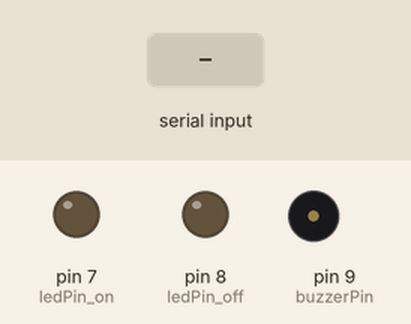
A sketch run on a simulated Arduino Uno, built with avr-gcc and run on an emulated ATmega328P. On the bench: output pins drawn as LEDs (lit = HIGH), buzzer (waves = sounding, pin HIGH). Dashed ring = blinking. The inputs (shaded band) are chosen by the test bench.

Above: at 1.2 s.
1.3 s: "Acesso_negado\n" received over Serial
At 1.52 s:
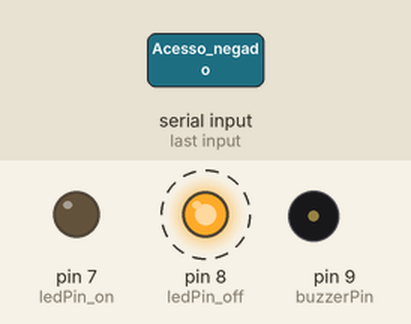
4.3 s: "Acesso_permitido\n" received over Serial
At 4.7 s:
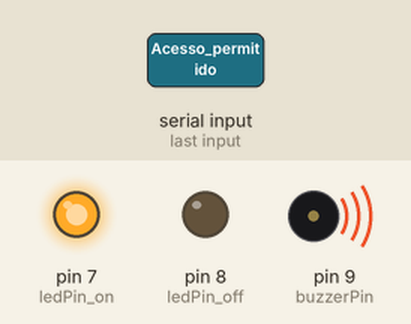
At 5.8 s:
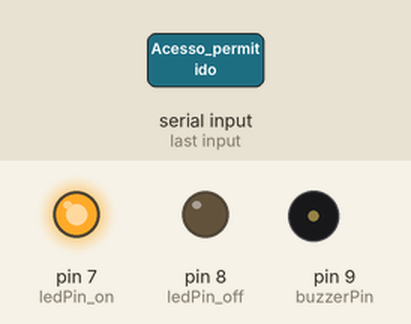
Timing chart, 0 to 9.3 s (numbered marks = the images above; inputs shaded):
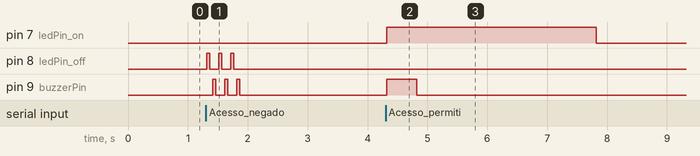

The sketch:

Controle_de_acesso_com_Python_e_Arduino.ino
```cpp
int ledPin_on = 7;
int ledPin_off = 8;
int buzzerPin = 9;

void setup() {
  pinMode(ledPin_on, OUTPUT);
  pinMode(ledPin_off, OUTPUT);
  pinMode(buzzerPin, OUTPUT);

  Serial.begin(9600);  // Inicia comunicação serial
}

void loop() {
  if (Serial.available() > 0) {
    String command = Serial.readStringUntil('\n');  // Lê o comando recebido

    if (command == "Acesso_permitido") {
      digitalWrite(ledPin_on, HIGH);  // Acende o LED acesso permitido

      digitalWrite(buzzerPin, HIGH); //Ligar Buzzer
      delay(500); // Mantem o buzzer ligado por 1 segundo.
      digitalWrite(buzzerPin, LOW); //Desliga Buzzer

      delay(3000); // Mantem o LED de acesso permitido ligado por 3 segundos.
      digitalWrite(ledPin_on, LOW);  // Apaga o LED acesso permitido

    } else if (command == "Acesso_negado") {
      for (int i = 0; i < 3; i++){
        digitalWrite(ledPin_off, HIGH);  // Apaga o LED acesso negado
        delay(50); // Mantem o LED de acesso negado ligado por 0.05 segundo.
        digitalWrite(ledPin_off, LOW);  // Apaga o LED acesso negado
        delay(50);

        digitalWrite(buzzerPin, HIGH); //Ligar Buzzer
        delay(50); // Liga o buzzer ligado por 0.05 segundos.
        digitalWrite(buzzerPin, LOW); //Desliga Buzzer
        delay(50); // Desliga o buzzer (0.05 segundos)
      }
    }
  }
}
```

Measured:
- after the input at 1.3 s, pin 8 (ledPin_off): alternates HIGH for 0.05 s and LOW for 0.15 s, 6 changes in all, then stays LOW, starting at once; pin 9 (buzzerPin): alternates HIGH for 0.05 s and LOW for 0.15 s, 6 changes in all, then stays LOW, starting after 0.11 s
- after the input at 4.3 s, pin 7 (ledPin_on): LOW → HIGH at once, → LOW 3.5 s later; pin 9 (buzzerPin): LOW → HIGH at once, → LOW 0.50 s later
